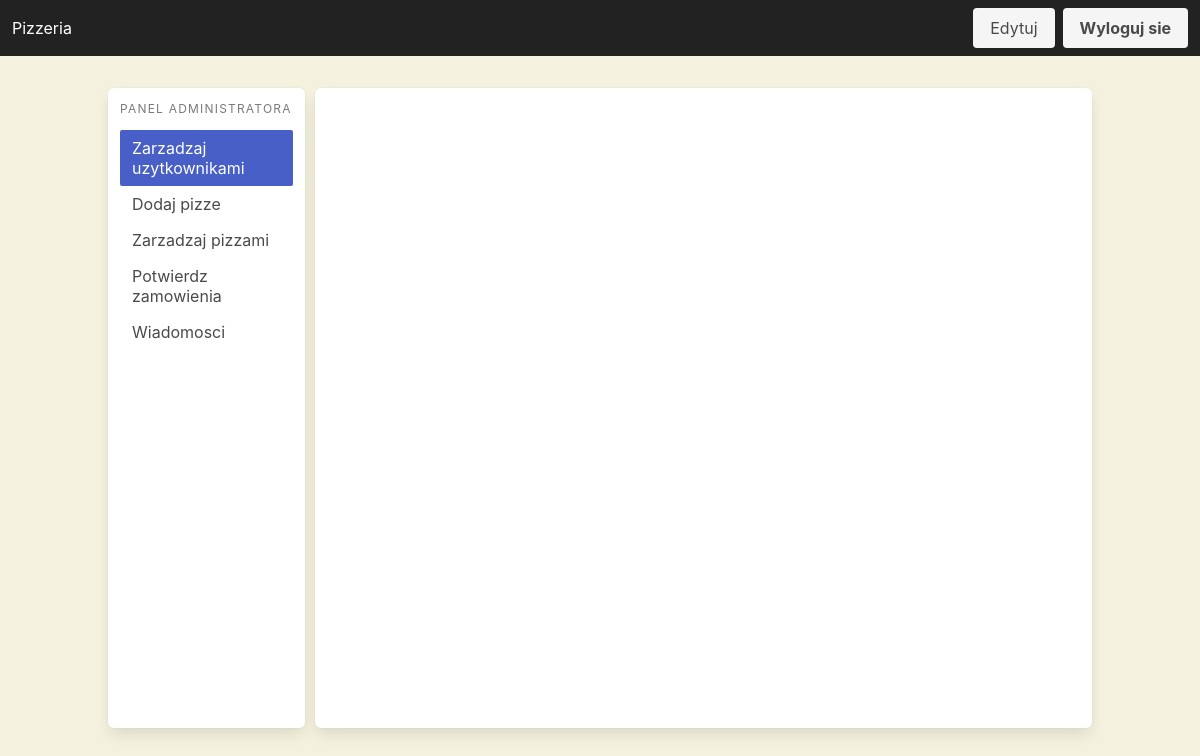
The app's page /admin.php?page=users (signed in), older data.
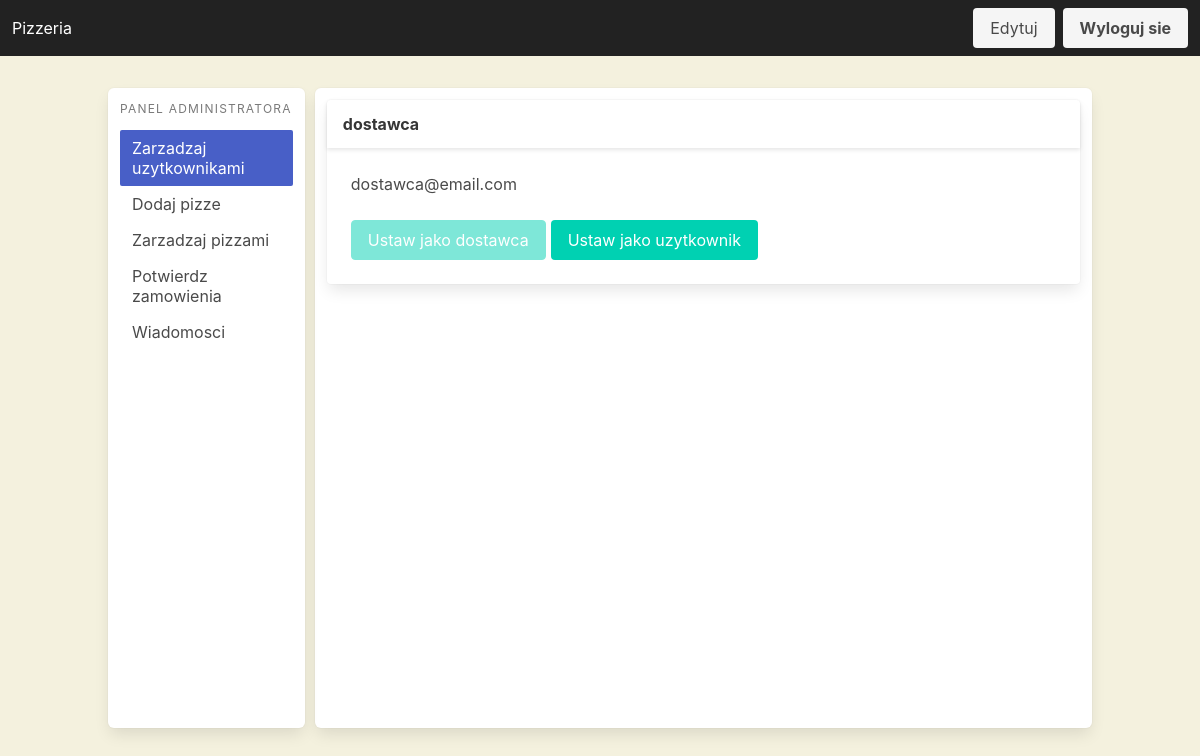
The same page, newer data.
### tables this page shows
CREATE TABLE user (
    id INT NOT NULL AUTO_INCREMENT PRIMARY KEY,
    email varchar(320) UNIQUE NOT NULL,
    username varchar(24) NOT NULL,
    password varchar(255) NOT NULL,
    role ENUM('user', 'admin', 'deliverer') DEFAULT 'user',
    register_time DATETIME NOT NULL DEFAULT CURRENT_TIMESTAMP
);

### admin/users.php (the view, shortened to what this page needs)
<?php
require_once "api/pizza.php";
$users = $mysqli->query("SELECT id, email, username, role FROM user WHERE role != 'admin'")->fetch_all(MYSQLI_ASSOC);
foreach($users as $user) {
    $delivererDisabled = $user["role"] == "deliverer";
    $userDisabled = $user["role"] == "user";
    ?>
    <div class="card">
        <div class="card-header">
            <div class="card-header-title"><?= $user["username"] ?></div>
        </div>
        <div class="card-content">
            <?= $user["email"] ?>
            <br><br>
            <div class="buttons">
                <form class="form-contents" action="?page=users" method="post">
                    <button class="button is-primary" <?= $delivererDisabled ? "disabled" : "" ?>>Ustaw jako dostawca</button>
                </form>
                <form class="form-contents" action="?page=users" method="post">
                    <button class="button is-primary" <?= $userDisabled ? "disabled" : "" ?>>Ustaw jako uzytkownik</button>
                </form>
            </div>
        </div>
    </div>
    <br>
    <?php
}
?>

### components/header.php (shortened to what this page needs)
<!DOCTYPE html>
<html lang="en">
<head>
    <link rel="stylesheet" href="https://cdn.jsdelivr.net/npm/bulma@0.9.4/css/bulma.min.css">
    <link rel="stylesheet" href="static/style.css">
</head>
<body class="has-navbar-fixed-top">
    <?php
        include 'navbar.php';
    ?>
    <section class="section">
        <div class="container">

### components/navbar.php (shortened to what this page needs)
<nav class="navbar is-fixed-top" role="navigation" aria-label="main navigation">
    <div id="navbar" class="navbar-menu">
        <div class="navbar-start">
            <a class="navbar-item" href="index.php">
                Pizzeria
            </a>
        </div>
        <div class="navbar-end">
            <div class="navbar-item">
                <div class="buttons">
                    <?php
                    if ($_SESSION["user"] ?? null) {
                        ?>
                        <a class="button is-light" href="edit.php">
                            Edytuj
                        </a>
                        <a class="button is-light" href="logout.php">
                            <strong>Wyloguj sie</strong>
                        </a>
                        <?php
                    }
                    ?>
                </div>
            </div>
        </div>
    </div>
</nav>

### admin.php (shortened to what this page needs)
<?php
include_once "components/header.php";
$pages = [
    "users" => [
        "file" => "users.php",
        "name" => "Zarzadzaj uzytkownikami",
        "roles" => ["admin"]
    ],
    "add_pizza" => [
        "file" => "add_pizza.php",
        "name" => "Dodaj pizze",
        "roles" => ["admin"]
    ],
    "pizza" => [
        "file" => "pizza.php",
        "name" => "Zarzadzaj pizzami",
        "roles" => ["admin"]
    ],
    "orders" => [
        "file" => "orders.php",
        "name" => "Potwierdz zamowienia",
        "roles" => ["admin", "deliverer"]
    ],
    "messages" => [
        "file" => "messages.php",
        "name" => "Wiadomosci",
        "roles" => ["admin"]
    ]
];
$active_page = $_GET["page"] ?? "";
?>
<div class="columns is-8">
    <div class="column is-one-fifth box">
        <aside class="menu">
            <p class="menu-label">
                Panel administratora
            </p>
            <ul class="menu-list">
                <?php
                foreach ($pages as $key => $page) {
                    $is_active = $active_page == $key ? "is-active" : "";
                    ?>
                    <li><a class="<?= $is_active ?>" href="admin.php?page=<?= $key ?>"><?= $page["name"] ?></a></li>
                    <?php
                }
                ?>
            </ul>
        </aside>
    </div>
    <div class="column box">
        <?php
        if (isset($pages[$active_page])) {
            include_once "admin/" . $pages[$active_page]["file"];
        } else {
            ?>
            <h5 class="title is-5">Wybierz podstrone</h5>
            <?php
        }
        ?>
    </div>
</div>
<?php
include_once "components/footer.php";
?>

### components/footer.php (shortened to what this page needs)
        </div>
    </section>
</body>
</html>

### static/style.css (style rules this page uses)
html, body { background: #f4f1de; }
.navbar, #navbar { background: #222; }
.navbar *, #nabar * { color: #727272; }
.columns, .column { box-sizing: border-box; }
.columns > .column { min-height: 80vh; height: 100%; }
.columns > .column:first-child { position: sticky; top: 80px; margin-right: 10px; }
.form-contents:first-of-type { margin-right: 5px; }

Row changes from the older to the newer data that the page shows:
added user: username "dostawca", email "dostawca@email.com"
